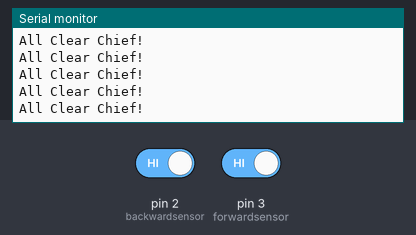
The sketch below on a simulated Arduino Uno, built with avr-gcc and run on an emulated ATmega328P. On the bench: the last lines printed to the serial monitor. The test bench sets the inputs (shaded band); at power-on: pin 2 (backwardsensor) HIGH, pin 3 (forwardsensor) HIGH.

Above: at 1.2 s.
1.3 s: pin 2 (backwardsensor) driven LOW
At 2.0 s:
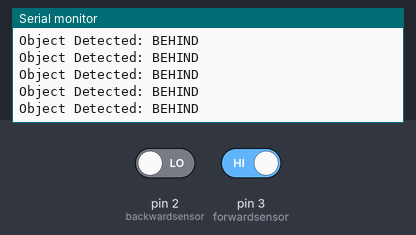
3.2 s: pin 3 (forwardsensor) driven LOW
At 4.2 s:
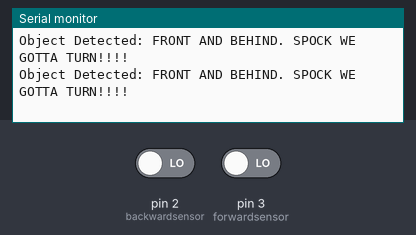

The sketch:

forward_backward_irsensor.ino
```cpp
int forwardsensor = 3; // Forward Sensor on GPIO 3
int backwardsensor = 2; // Backward Sensor on GPIO 2

void setup() {
  Serial.begin(115200);
  pinMode(forwardsensor, INPUT);
  pinMode(backwardsensor,INPUT);
}

void loop() {
  int forwardsensor_status = digitalRead(forwardsensor);
  int backwardsensor_status = digitalRead(backwardsensor);

  if (forwardsensor_status != 1 && backwardsensor_status != 1)
  {
    Serial.println("Object Detected: FRONT AND BEHIND. SPOCK WE GOTTA TURN!!!!");
  }
  else if (forwardsensor_status != 1) // 1 = High 0 = Low
  {
    Serial.println("Object Detected: FRONT");
  }
  else if (backwardsensor_status != 1)
  {
    Serial.println("Object Detected: BEHIND");
  }
  else {
    Serial.println("All Clear Chief!");
  }


}
```

Measured:
- after the input at 1.3 s, the serial monitor: prints a new line at once (image 1)
- after the input at 3.2 s, the serial monitor: prints a new line at once (image 2)
